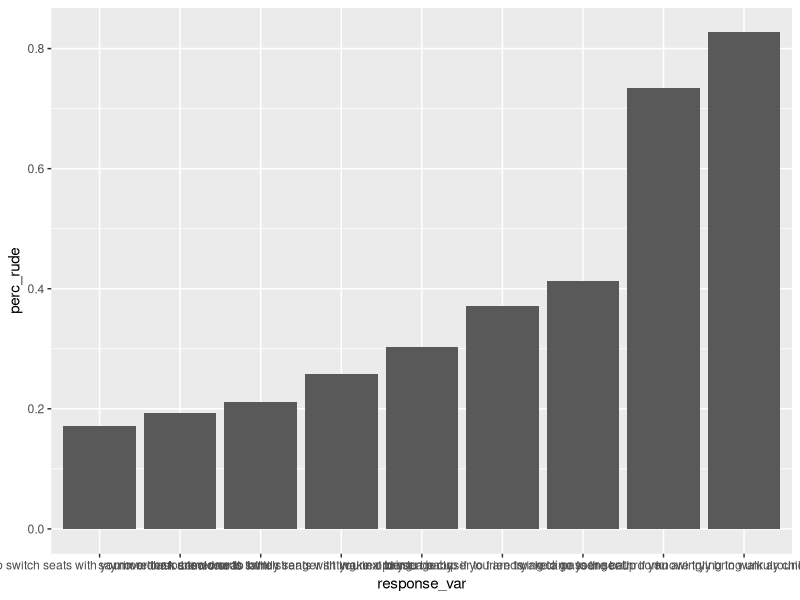
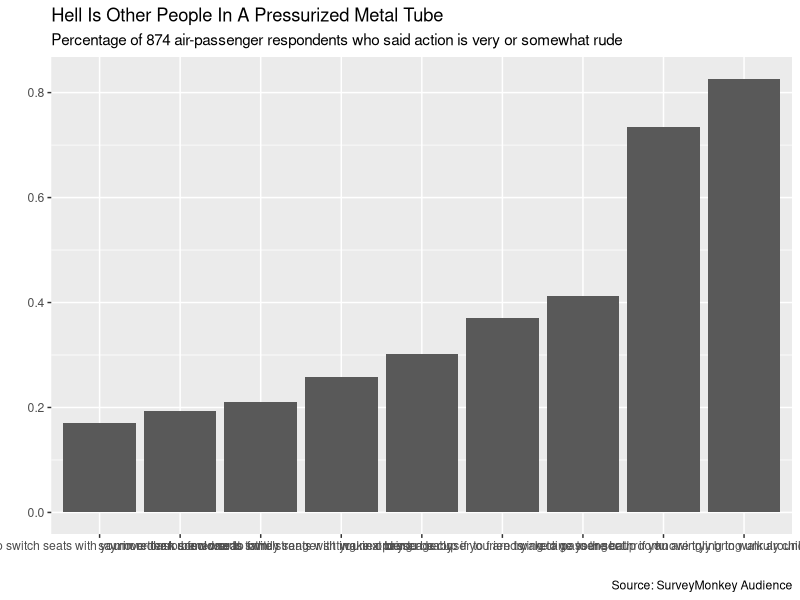
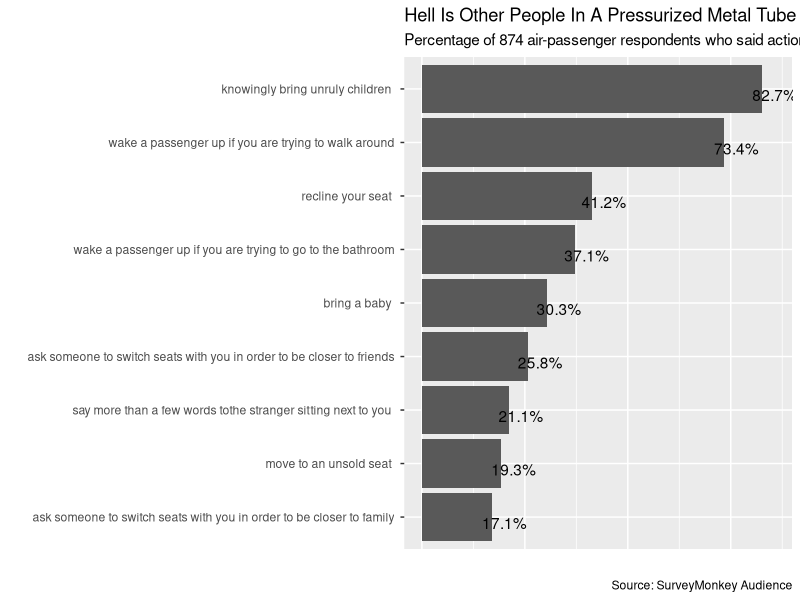

Write R code to recreate these figures, in order.
library(tidyverse)
flying_etiquette <- read.csv("flying_etiquette.csv")

colnames(flying_etiquette) <- str_replace_all(colnames(flying_etiquette), "\\.", " ")

# Changing characters to factors
# Change all character columns into factor columns.
# Remove people who responded "Never" to a question asking if they have flown before.

flying_etiquette %>%
  # Change characters to factors
  mutate_if(is.character, as.factor) %>%
  # Filter out those who have never flown on a plane
  filter("How often do you travel by plane." != "Never")

# Tidying data
# Select columns where "rude" is in the column name.
# Change the dataset from "wide" to "long", with the 
# variable names in a column called "response_var" and the values in a column called "value."

gathered_data <- flying_etiquette %>%
  mutate_if(is.character, as.factor) %>%
  filter("How often do you travel by plane " != "Never") %>%
  # Select columns containing "rude"
  select(contains("rude")) %>%
  # Change format from wide to long
  gather(response_var, value)

# Cleaning up strings
# Use str_remove to remove everything before and including "rude to " 
# (with the space at the end) in the response_var column.
# Use str_remove to remove "on a plane" from the response_var column.

gathered_data %>%
  # Remove everything before and including "rude to " (with that space at the end!)
  mutate(response_var = str_remove(response_var, ".*rude to ")) %>%
  # Remove "on a plane"
  mutate(response_var = str_remove(response_var, "on a plane"))


gathered_data$value[gathered_data$value == ""] <- NA

dichotimized_data <- gathered_data %>%
  mutate(response_var = str_replace(response_var, '.*rude to ', '')) %>%
  mutate(response_var = str_replace(response_var, 'on a plane', '')) %>%
  # Remove rows that are NA in the value column
  filter(!is.na(value)) %>%
  # Dichotomize the value variable to make a new variable, rude
  mutate(rude = if_else(value %in% c('No, not rude at all', 'No, not at all rude'), 0, 1))

# Summarizing data
# Right now, our data is still in the format of one row per person per question. 
# But for us to graph it, we'll want to change that so each row is a question 
# with the summary information about the response to that question.

# Summarize the data set into two columns, the question 
# (i.e. response_var), and a new column, perc_rude, 
# the mean of the rude column for each question.
# 
# Save it as rude_behaviors and then view your new dataset.

rude_behaviors <- gathered_data %>%
  mutate(response_var = str_replace(response_var, '.*rude to ', '')) %>%
  mutate(response_var = str_replace(response_var, 'on.a.plane', '')) %>%
  # Remove rows that are NA in the value column
  filter(!is.na(value)) %>%
  mutate(rude = if_else(value %in% c("No, not rude at all", "No, not at all rude"), 0, 1)) %>%
  # Group by response_var
  group_by(response_var) %>%
  # Create perc_rude, the percent considering each behavior rude
  summarize(perc_rude = mean(rude))

head(rude_behaviors)

# Creating an initial plot
# Order response_var by perc_rude
# Make a bar plot of response_var by perc_rude. Save it as initial_plot.

initial_plot <- rude_behaviors %>%
  # reorder response_var by perc_rude
  mutate(response_var = fct_reorder(response_var, perc_rude)) %>%
  # make a bar plot of perc_rude by response_var
  ggplot(aes(x = response_var, y = perc_rude)) + 
  geom_col()


# View your plot
initial_plot

titled_plot <- initial_plot + 
  # Add the title, subtitle, and caption
  labs(title = "Hell Is Other People In A Pressurized Metal Tube",
       subtitle = "Percentage of 874 air-passenger respondents who said action is very or somewhat rude",
       caption = "Source: SurveyMonkey Audience", 
       # Remove the x- and y-axis labels
       x = "", 
       y = "") 

titled_plot

flipped_plot <- titled_plot + 
  # Flip the axes
  coord_flip() + 
  # Remove the x-axis ticks and labels
  theme(axis.text.x = element_blank(), 
        axis.ticks.x = element_blank())

flipped_plot + 
  # Apply percent() to perc_rude to label above the bar with the perc value
  geom_text(aes(label = scales::percent(perc_rude), 
                y = perc_rude + .03), 
            position = position_dodge(0.9),
            vjust = 1)

